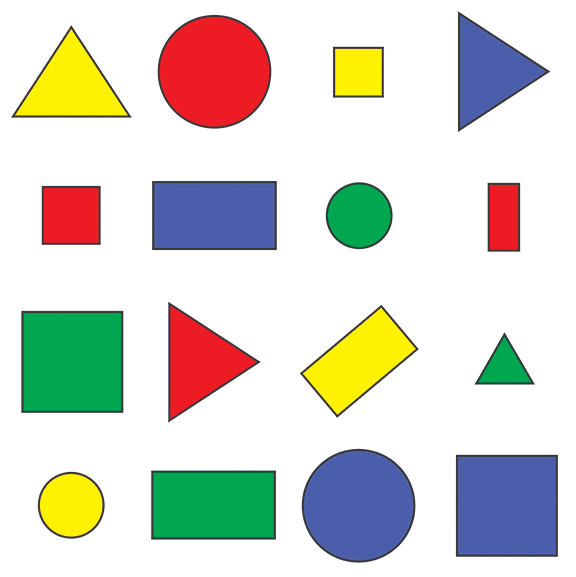
#> input picture OpenCV Learning/Resources/shapes.png, 576 x 577 px
$ python 'chapter 8 - contour detection.py'
#> lines starting #> are read from the running program, lines starting #| are printed output that depends on the picture; after the words box and inside, x2 and y2 are one past the last pixel; in counts of white or black regions, pixels touching at a corner belong together
import cv2
import numpy as np

def stackImages(scale,imgArray):
    rows = len(imgArray)
    cols = len(imgArray[0])
    rowsAvailable = isinstance(imgArray[0], list)
    width = imgArray[0][0].shape[1]
    height = imgArray[0][0].shape[0]
    if rowsAvailable:
        for x in range ( 0, rows):
            for y in range(0, cols):
                if imgArray[x][y].shape[:2] == imgArray[0][0].shape [:2]:
                    imgArray[x][y] = cv2.resize(imgArray[x][y], (0, 0), None, scale, scale)
                else:
                    imgArray[x][y] = cv2.resize(imgArray[x][y], (imgArray[0][0].shape[1], imgArray[0][0].shape[0]), None, scale, scale)
                if len(imgArray[x][y].shape) == 2: imgArray[x][y]= cv2.cvtColor( imgArray[x][y], cv2.COLOR_GRAY2BGR)
        imageBlank = np.zeros((height, width, 3), np.uint8)
        hor = [imageBlank]*rows
        hor_con = [imageBlank]*rows
        for x in range(0, rows):
            hor[x] = np.hstack(imgArray[x])
        ver = np.vstack(hor)
    else:
        for x in range(0, rows):
            if imgArray[x].shape[:2] == imgArray[0].shape[:2]:
                imgArray[x] = cv2.resize(imgArray[x], (0, 0), None, scale, scale)
            else:
                imgArray[x] = cv2.resize(imgArray[x], (imgArray[0].shape[1], imgArray[0].shape[0]), None,scale, scale)
            if len(imgArray[x].shape) == 2: imgArray[x] = cv2.cvtColor(imgArray[x], cv2.COLOR_GRAY2BGR)
        hor= np.hstack(imgArray)
        ver = hor
    return ver


def getContours(img):

    contours, hierarchy = cv2.findContours(img, cv2.RETR_EXTERNAL,
                                           cv2.CHAIN_APPROX_NONE)

    for cnt in contours:
        area = cv2.contourArea(cnt)
        if area>500:
            peri = cv2.arcLength(cnt, True)
            cv2.drawContours(imgContour, cnt, -1, (255,0,0), 5)
            approx = cv2.approxPolyDP(cnt, 0.02*peri, True)
            corners = len(approx)
            x, y, w, h = cv2.boundingRect(approx)

            cv2.rectangle(imgContour,(x,y),(x+w,y+h), (0,255,0), 3)

            if corners == 3: objtype = "Triangle"
            elif corners == 4:
                ar = w/float(h)
                if(ar > 0.095 and ar < 1.05): objtype = "Square"
                else: objtype = "Rectangle"
            elif corners > 7: objtype = "Circle"
            else: objtype = "None"

            cv2.putText(imgContour, objtype,
                        (x+(w//2)-30, y+(h//2)), cv2.FONT_HERSHEY_COMPLEX, 0.5,
                        (0,0,0), 2)


img = cv2.imread('Resources/shapes.png')
#> img is the input picture: shape (577, 576, 3); mean B, G, R 205.1, 214.3, 214.2
imgGray = cv2.cvtColor(img, cv2.COLOR_BGR2GRAY)
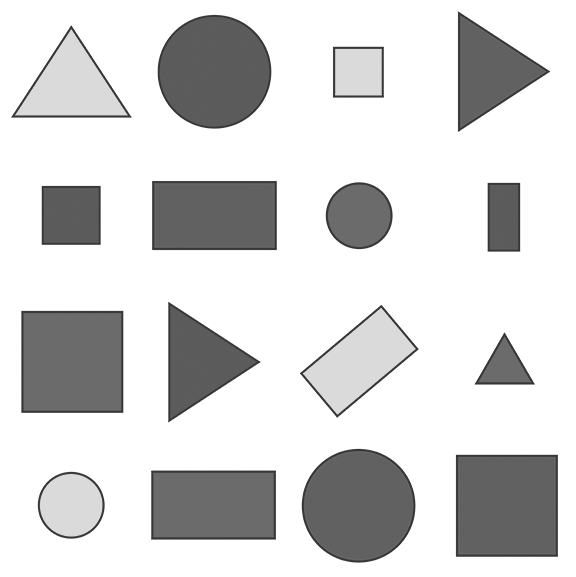
#> imgGray: shape (577, 576); min 54, max 255, mean 213.2
imgBlur = cv2.GaussianBlur(imgGray, (7,7), 1)
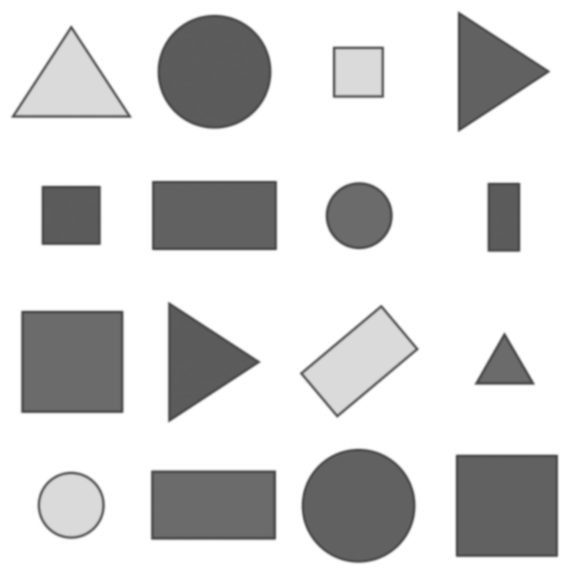
#> imgBlur: shape (577, 576); min 72, max 255, mean 213.2
imgCanny = cv2.Canny(imgBlur, 50, 50)
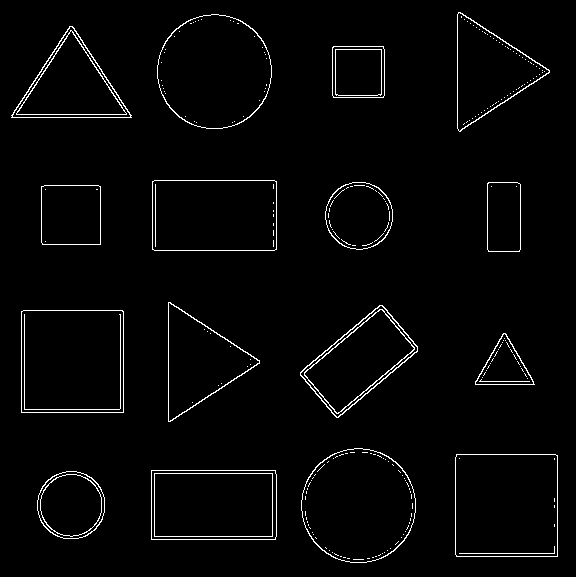
#> imgCanny: shape (577, 576); 2.4% white in thin lines or dots

imgBlank = np.zeros_like(img)
imgBlank[:,:] = 255,255,255

imgContour = img.copy()
getContours(imgCanny)
#> in getContours, `contours, hierarchy = cv2.findContours(img, cv2.RETR_EXTERNAL, cv2.CHA..`: contours = 16 contours; largest, box (x1, y1, x2, y2) and area: (21, 310, 124, 413) 10402, (455, 454, 558, 557) 10398, (301, 448, 416, 563) 10236, (157, 14, 272, 129) 10234, (152, 180, 277, 251) 8674
#> the loop in getContours, `for cnt in contours:` made 16 passes
#> (area, peri, approx, corners, x, y, w, h) on passes 2, 3, 6, 7, 9, 10, 12: (8619, 386.8, [[151, 470], [151, 539], [275, 539], [275, 470]], 4, 151, 470, 125, 70), (10398.5, 406.2, [[456, 454], [456, 556], [557, 556], [557, 455]], 4, 456, 454, 102, 103), (10402, 406.8, [[21, 311], [21, 412], [123, 412], [122, 310]], 4, 21, 310, 103, 103), (6389, 338.5, [[382, 305], [300, 372], [336, 417], [417, 351]], 4, 300, 305, 118, 113), (3475.5, 234.2, [[41, 186], [42, 244], [100, 244], [100, 186]], 4, 41, 186, 60, 59), (2270.5, 201.1, [[488, 182], [487, 249], [519, 251], [520, 184]], 4, 487, 182, 34, 70), (8674, 385.7, [[152, 181], [152, 249], [276, 249], [276, 181]], 4, 152, 181, 125, 69)
#> (area, peri, approx, corners, x, y, w, h) on passes 5, 8, 14, 16: (1612.5, 186.6, [[503, 333], [475, 384], [534, 384]], 3, 475, 333, 60, 52), (5629, 352, [[168, 302], [170, 421], [259, 360]], 3, 168, 302, 92, 120), (5690.5, 355.1, [[11, 115], [131, 117], [72, 26]], 3, 11, 26, 121, 92), (5712, 351.7, [[458, 12], [460, 131], [549, 70]], 3, 458, 12, 92, 120)
#> after the loop in getContours, `for cnt in contours:`:
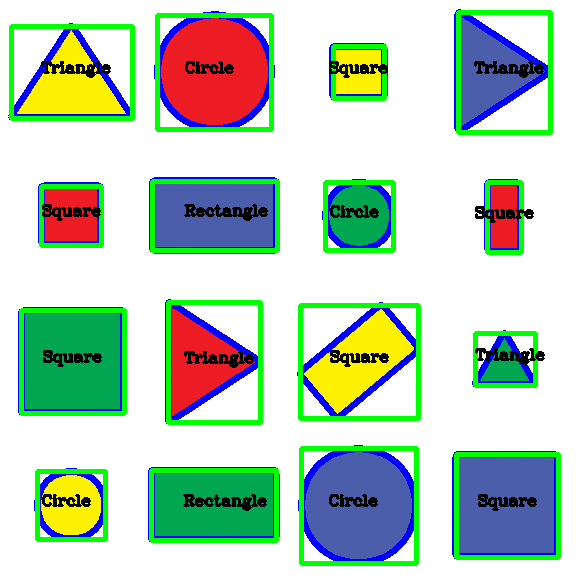
#> imgContour: shape (577, 576, 3); 15.67% of pixels changed, all inside (x1, y1, x2, y2) = (8, 9, 561, 566)

imgStack = stackImages(0.6, ([img, imgGray, imgBlur],
                             [imgCanny, imgContour, imgBlank]))
#> after the loop in stackImages, `for x in range(0, rows):`: hor = 2 items
#> in stackImages, `ver = np.vstack(hor)`:
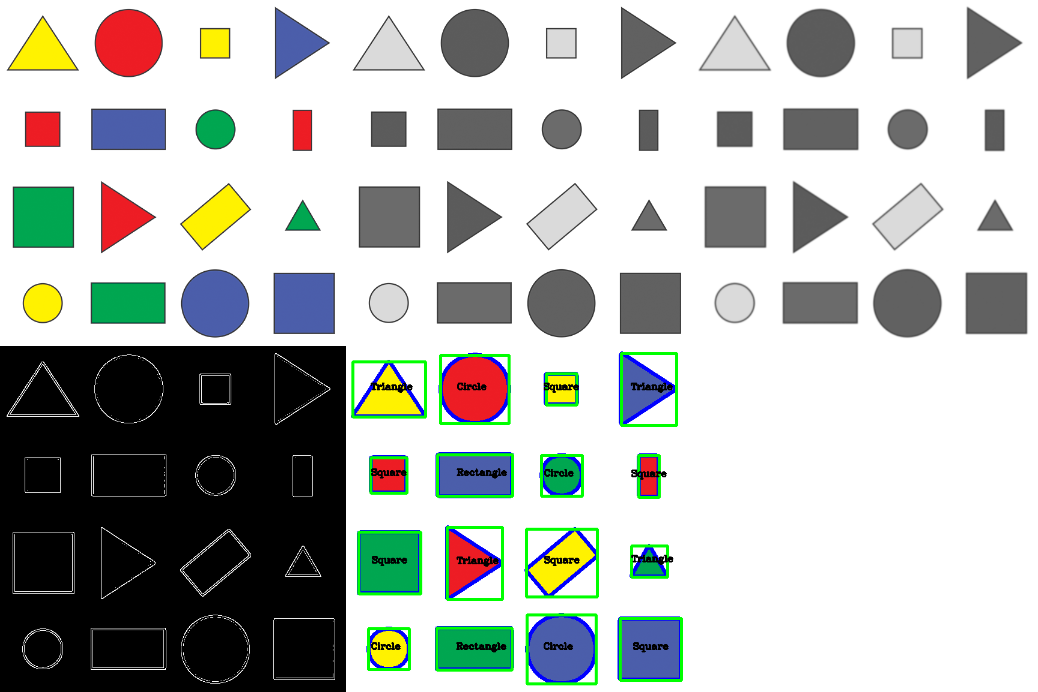
#> ver: shape (692, 1038, 3); mean of channels 0, 1, 2 180.4, 184.7, 181.1; drawn as B, G, R
cv2.imshow('Stack', imgStack)


cv2.waitKey(0)
cv2.destroyAllWindows()
